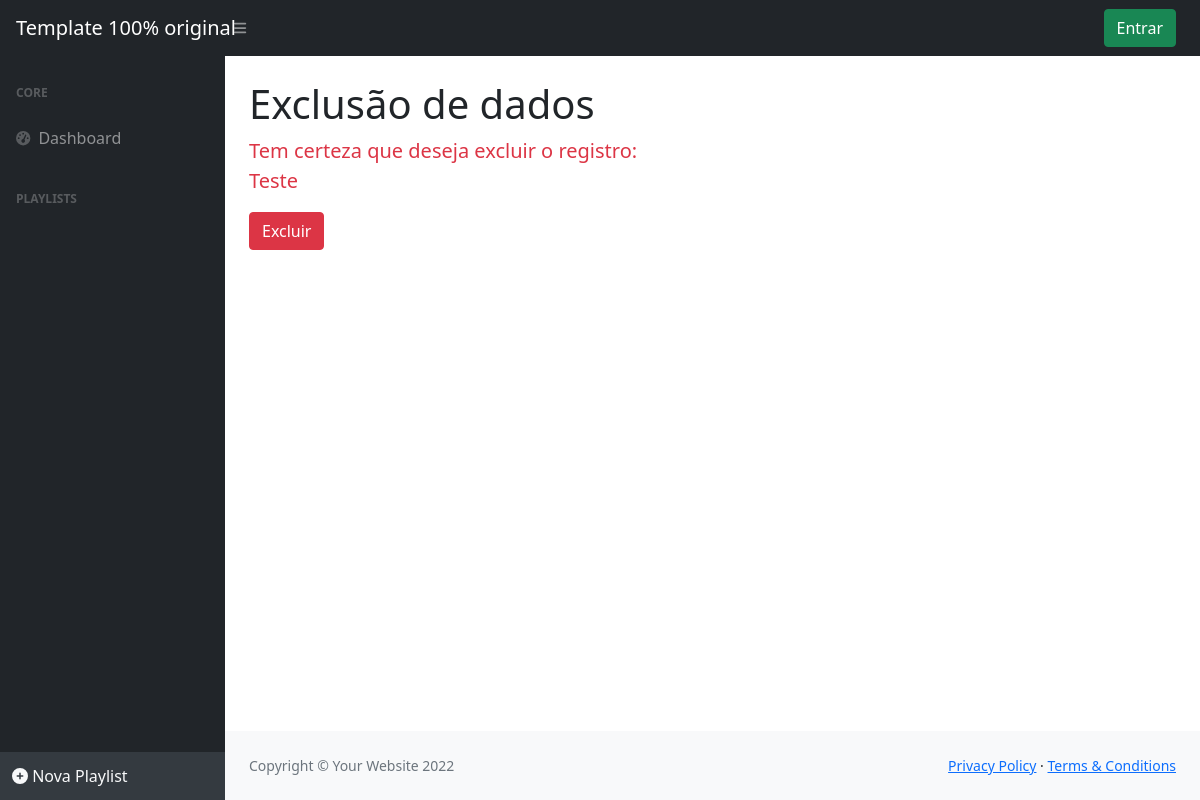
Before: /excluir/autor/1/ with the older database file.
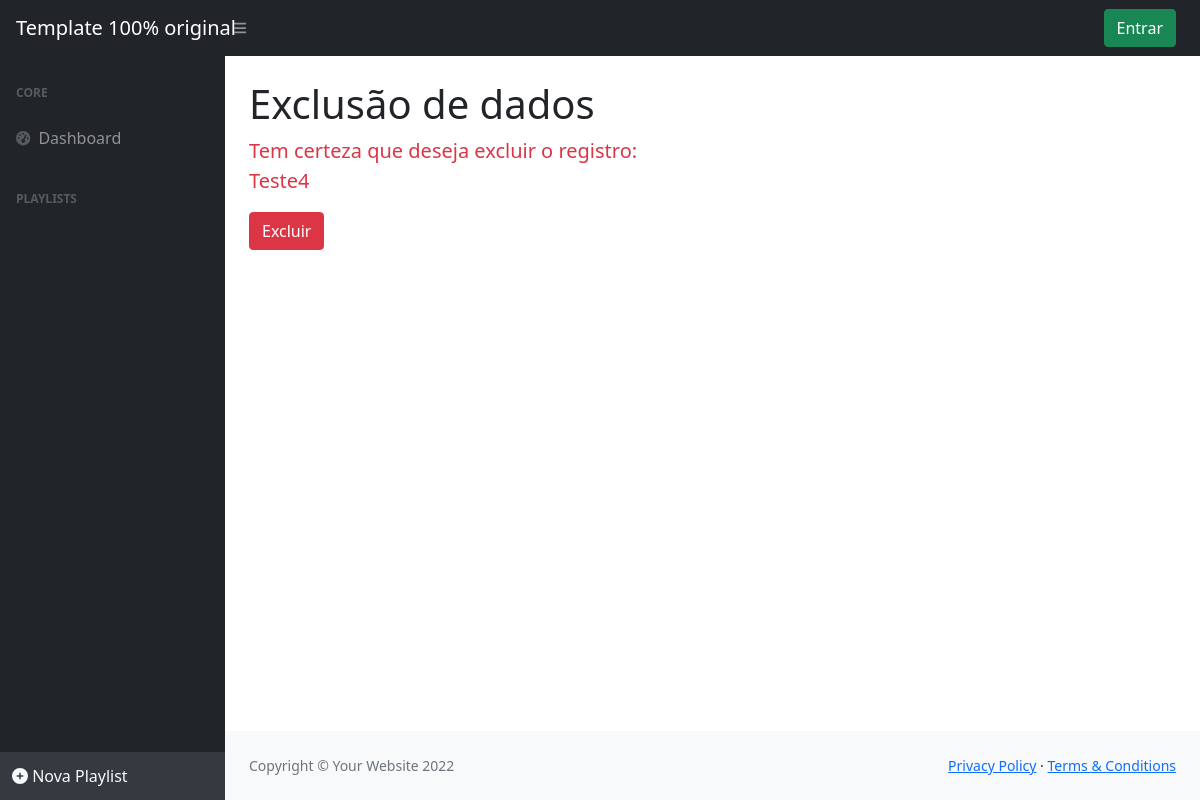
After: the same page with the newer database file.
### cadastros/models.py (models this page shows)
class Author(models.Model):
    name = models.CharField(
        max_length=255, help_text="Digite o nome do autor", verbose_name='Nome')
    description = models.CharField(
        max_length=255, help_text='Descrição do autor', verbose_name='Descrição:')
    created_at = models.DateTimeField(auto_now_add=True)
    updated_at = models.DateTimeField(auto_now=True)
    def __str__(self):
        return f'{self.name}'

### cadastros/views.py (the view)
class AuthorDelete(GroupRequiredMixin, DeleteView):
    model = Author
    group_required = u"Administrador"
    template_name = 'cadastros/form-delete.html'
    success_url = reverse_lazy('listar-autor')

### cadastros/templatetags/meus_filtros.py (called while the page is built)
@register.filter(name='validate_user_group')
def validate_user_group(user, group_name):
    if (user.groups.filter(name=group_name)):
        return True
    else:
        return False

### cadastros/templates/cadastros/form-delete.html (shortened to what this page needs)
{% extends 'cadastros/modelo.html' %}
{% load static %}
{% load crispy_forms_tags %}
{% block conteudo %}
<h1 class="mt-4">Exclusão de dados</h1>
<p class="lead text-danger">
	Tem certeza que deseja excluir o registro: <br>
	{{ object }}
</p>
<form method="POST">
	<button type="submit" class="btn btn-danger">
		Excluir
	</button>
</form>
{% endblock %}

Changed rows visible on the page:
changed Author: name "Teste" → "Teste4"
